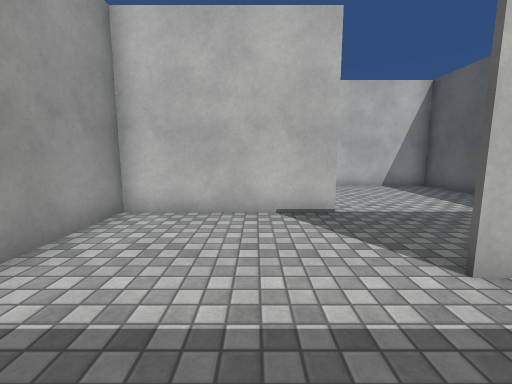
View 1 (above)

18 first-person views from a walk through a Unity game level. The camera is 1.3 m above the floor, tilts 8° down and sees 90° across. The floor is counted in squares, 1 m on a side. Each view is taken from the middle of a square. On the plan, view 1 faces up. The plan holds only what a view shows up to about 13 squares ahead; the rest is blank. The place goes on beyond the plan. The player is left out. Surface patterns are stand-ins for the level's own textures.

View 2
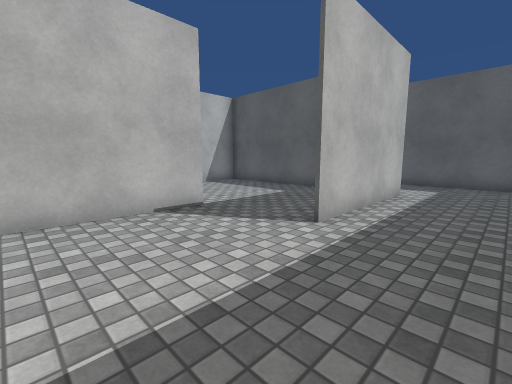

View 3
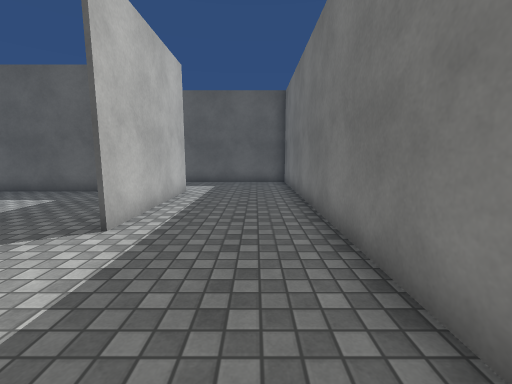

View 4
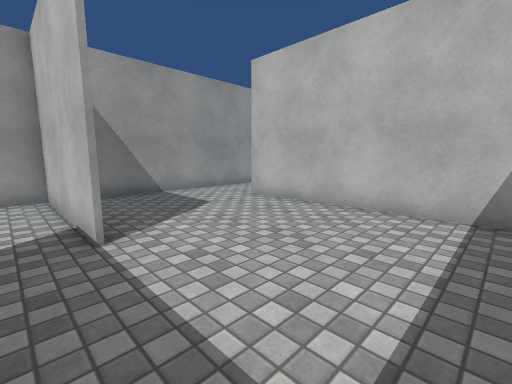

View 5
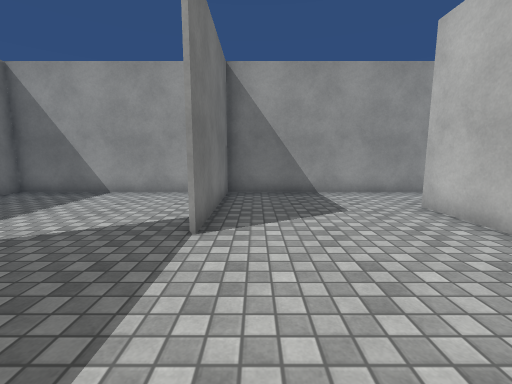

View 6
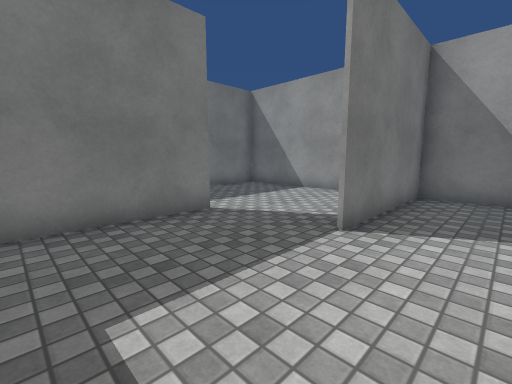

View 7
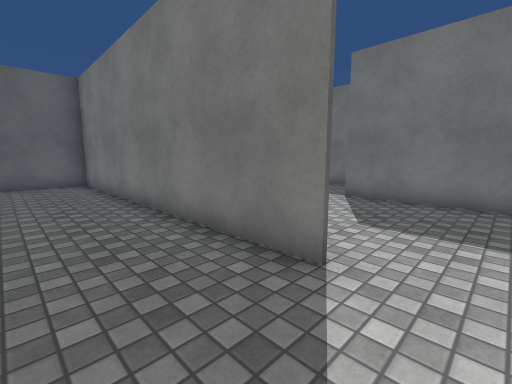

View 8
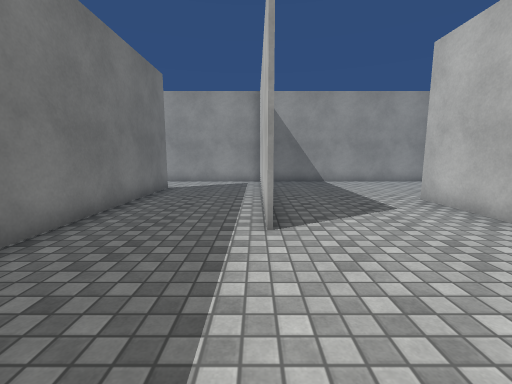

View 9
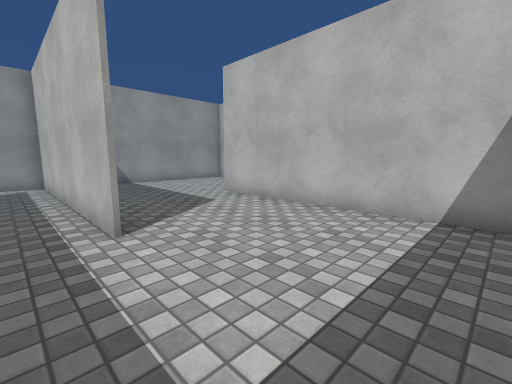

View 10
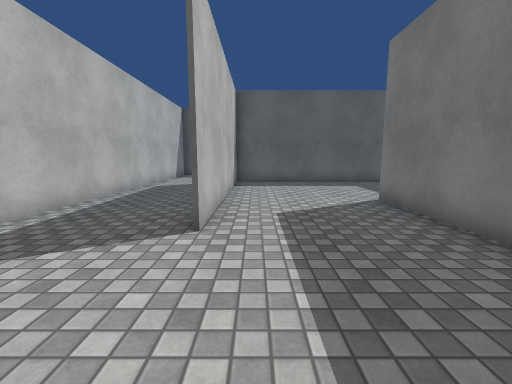

View 11
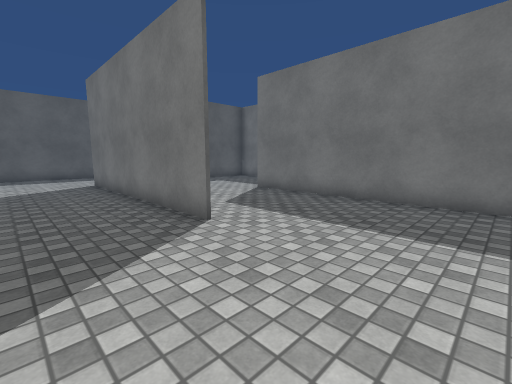

View 12
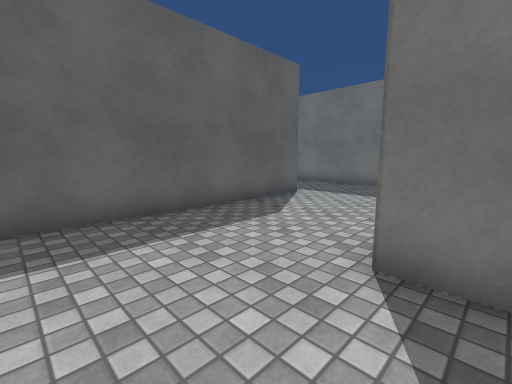

View 13
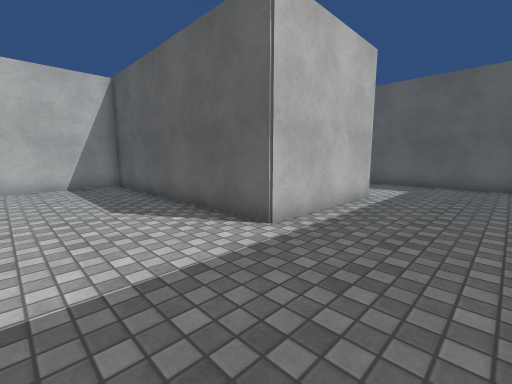

View 14
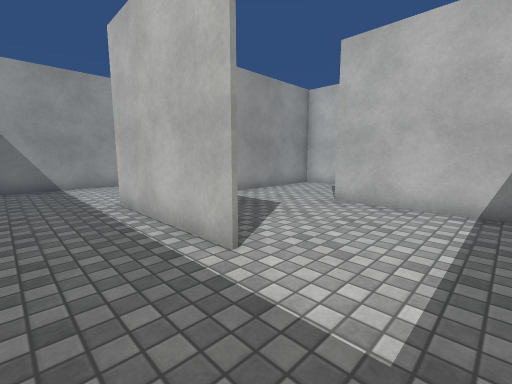

View 15
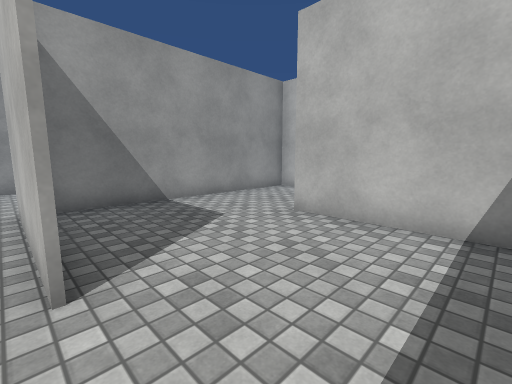

View 16
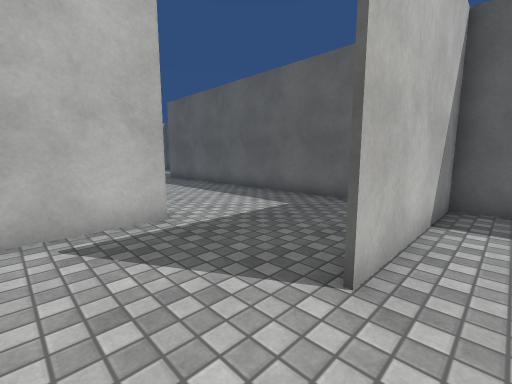

View 17
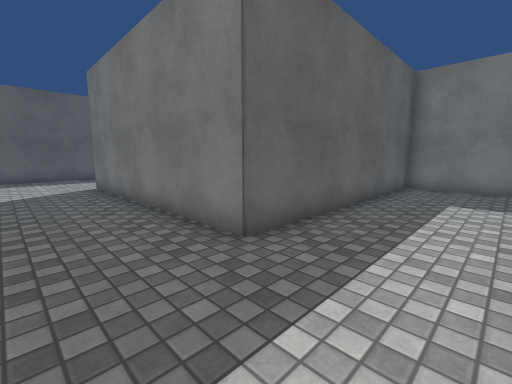

View 18
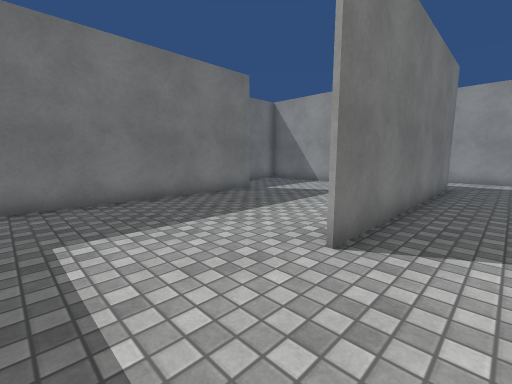

### Floor plan
Points are (right, up) in squares from view 1. A wall is a line through its corners. A room is listed if a view was taken in it or the views show most of it. See-through windows are left out.
Room 1 (views 1, 2, 3, 17, 18)
walls: (15.6, 1.3) (23.1, 1.3); (7.5, 2.6) (2.2, 2.6); (7.5, 9) (7.5, 6.8); (1.9, 5.9) (-3.1, 5.9); (24.5, 7.8) (24.5, 10.1); (-3.1, 6) (-3.1, -1.5) (10.9, -1.5) (10.9, 7.3) (19.9, 7.3)
ways out: opening at (2.5, 4.5) to room 2
Room 2 (views 4, 5, 6)
walls: (7.4, 5.8) (7.4, 11.3) (-0.5, 11.3); (2.2, 2.7) (6.1, 2.7); (-3.1, 10.5) (-3.1, 6) (1.9, 6)
ways out: opening at (2.5, 4.5) to room 1; opening at (-1.5, 11) to room 3
Room 3 (views 7, 8, 9, 10, 11, 12, 13, 14, 15, 16)
walls: (11.1, 16.6) (11.1, 12.9); (5.6, 15.2) (-3.1, 15.2) (-3.1, 10.5); (14, 11.4) (17, 11.4); (2.2, 20.1) (11.1, 20.1); (15.7, 24) (15.7, 15.8); (20.4, 15.2) (15.6, 15.2) (15.6, 24); (19.5, 23.9) (2.8, 23.9); (-2.1, 15.3) (5.6, 15.3); (-0.5, 11.4) (10.9, 11.4) (10.9, 20) (2.2, 20); (-3.1, 23.6) (-3.1, 15.9); (24.5, 18.9) (24.5, 20) (19.2, 20); (24.5, 22.4) (24.5, 27.5); (24.5, 11.9) (24.5, 16.9)
ways out: opening at (-1.5, 11) to room 2

Positions as (right, up) in squares from view 1, and headings:
1: (0, 0), facing up
2: (-2, 0), facing up-right
3: (-2, 0), facing right
4: (6, 5), facing up-left
5: (6, 7), facing left
6: (6, 8), facing down-left
7: (-2, 14), facing down-right
8: (10, 15), facing left
9: (10, 14), facing up-left
10: (-2, 19), facing right
11: (-2, 23), facing down-right
12: (10, 23), facing down-right
13: (12, 12), facing up-right
14: (23, 13), facing up-left
15: (23, 15), facing up-left
16: (17, 19), facing up-right
17: (8, 10), facing down-right
18: (23, 9), facing down-left
